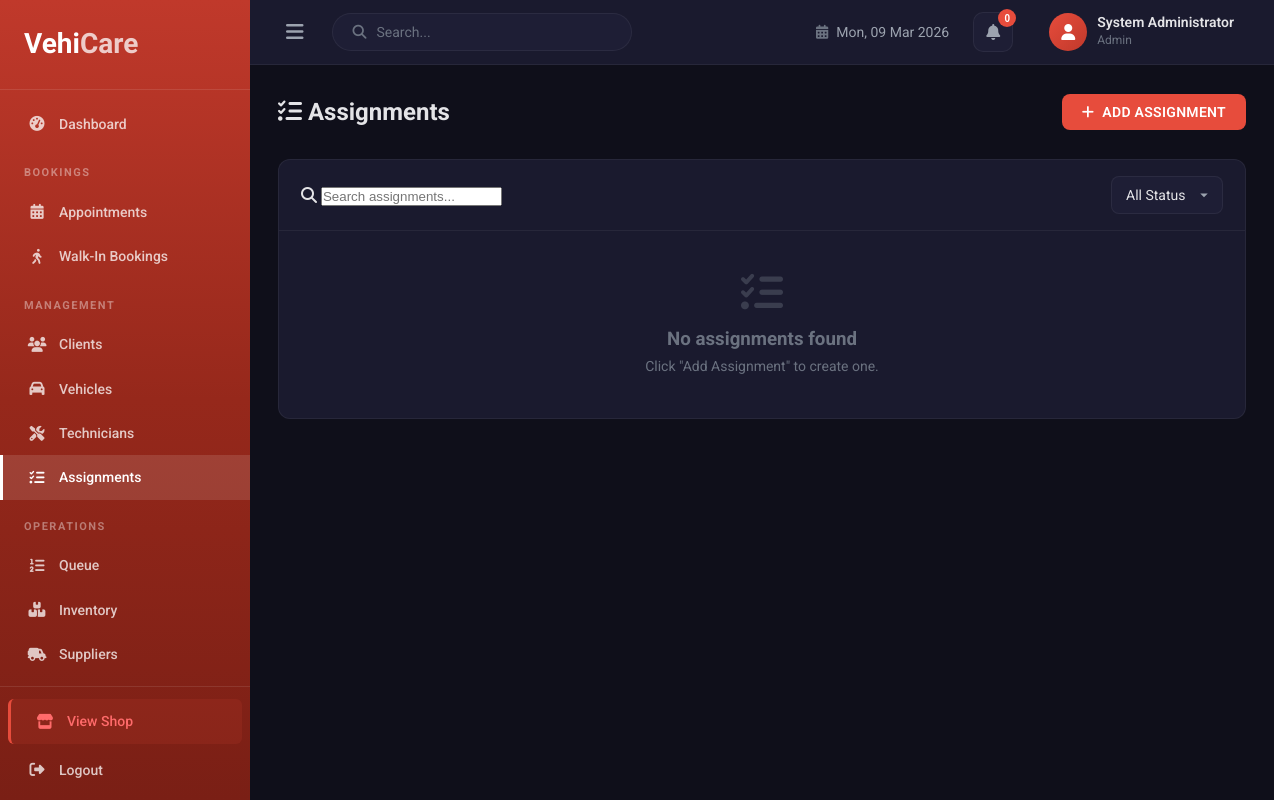
/admins/assignments.php (signed in), run on an earlier commit of the app's database.
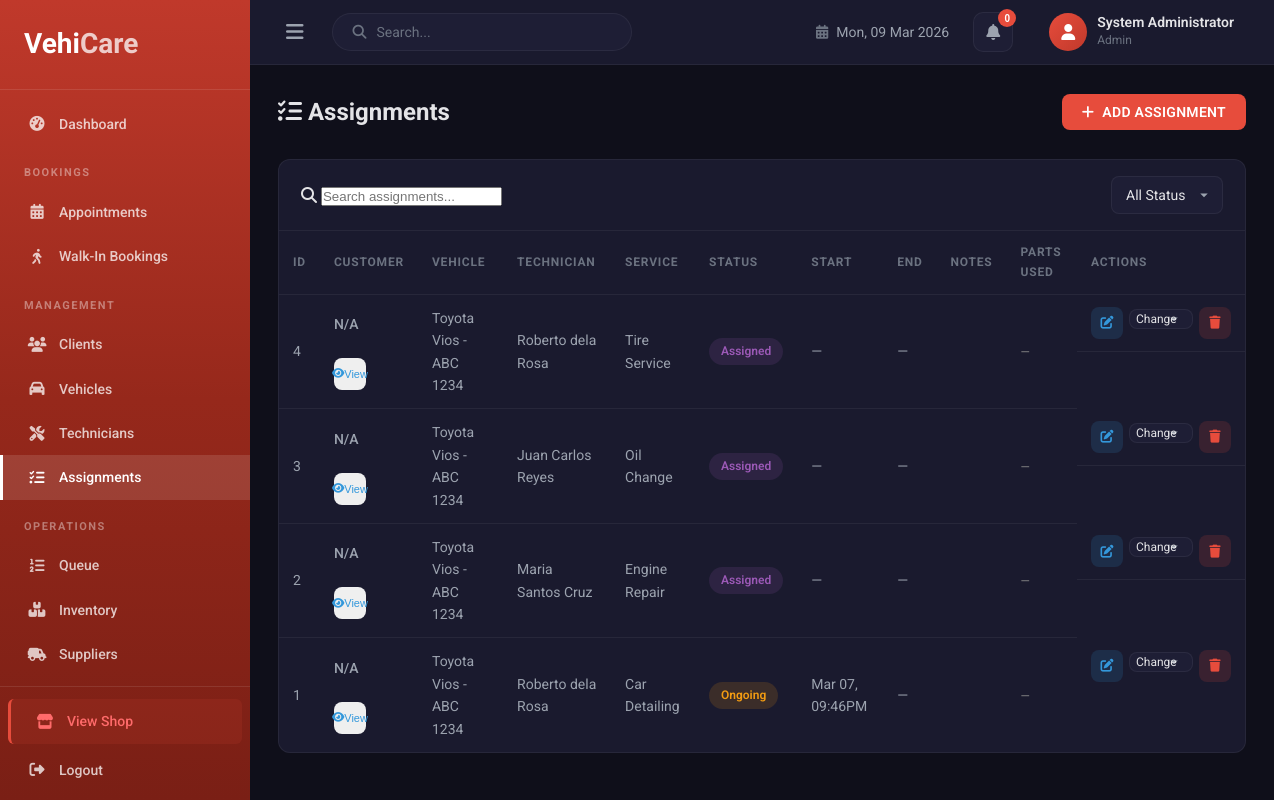
And on a later commit of the database.
### tables this page shows
CREATE TABLE `assignments` (
  `assignment_id` int(11) NOT NULL,
  `appointment_id` int(11) DEFAULT NULL,
  `vehicle_id` int(11) NOT NULL,
  `technician_id` int(11) NOT NULL,
  `service_id` int(11) NOT NULL,
  `status` enum('Assigned','Ongoing','Finished') DEFAULT 'Assigned',
  `start_time` datetime DEFAULT NULL,
  `end_time` datetime DEFAULT NULL,
  `notes` text DEFAULT NULL
);

CREATE TABLE `vehicles` (
  `vehicle_id` int(11) NOT NULL,
  `client_id` int(11) NOT NULL,
  `plate_number` varchar(50) NOT NULL,
  `vin` varchar(17) DEFAULT NULL,
  `make` varchar(100) DEFAULT NULL,
  `model` varchar(100) DEFAULT NULL,
  `year` year(4) DEFAULT NULL,
  `color` varchar(50) DEFAULT NULL,
  `status` enum('active','in_service','completed','released') DEFAULT 'active',
  `created_at` timestamp NOT NULL DEFAULT current_timestamp()
);

CREATE TABLE `users` (
  `user_id` int(11) NOT NULL,
  `full_name` varchar(150) NOT NULL,
  `email` varchar(150) NOT NULL,
  `password_hash` varchar(255) NOT NULL,
  `role` enum('admin','staff','technician','customer') NOT NULL,
  `status` enum('active','inactive') DEFAULT 'active',
  `created_at` timestamp NOT NULL DEFAULT current_timestamp()
);

CREATE TABLE `services` (
  `service_id` int(11) NOT NULL,
  `service_name` varchar(150) NOT NULL,
  `description` text DEFAULT NULL,
  `base_price` decimal(10,2) NOT NULL,
  `estimated_duration` int(11) DEFAULT NULL COMMENT 'Duration in minutes',
  `created_at` timestamp NOT NULL DEFAULT current_timestamp()
);

### admins/assignments.php (the view, shortened to what the changed rows need)
<?php
require_once __DIR__ . '/../includes/db.php';
$assignments = $pdo->query("SELECT a.*, v.plate_number, v.make, v.model, v.year, v.color, u.full_name AS technician_name, s.service_name, s.base_price,
    c.full_name AS customer_name, c.email AS customer_email, c.user_id AS customer_id,
    ap.appointment_date, ap.status AS appointment_status
    FROM assignments a
    LEFT JOIN vehicles v ON a.vehicle_id = v.vehicle_id
    LEFT JOIN users u ON a.technician_id = u.user_id
    LEFT JOIN services s ON a.service_id = s.service_id
    LEFT JOIN users c ON v.client_id = c.user_id
    LEFT JOIN appointments ap ON a.appointment_id = ap.appointment_id
    ORDER BY a.assignment_id DESC")->fetchAll();
$admin_parts = [];
?>
<!DOCTYPE html>
<html lang="en">
<head>
    <link rel="stylesheet" href="../includes/style/admin.css">
    <link rel="stylesheet" href="https://cdnjs.cloudflare.com/ajax/libs/font-awesome/6.5.1/css/all.min.css">
</head>
<body class="admin-body">
<div class="admin-layout">
    <main class="admin-main">
        <div class="admin-content">
            <div class="page-header">
                <h2><i class="fas fa-tasks"></i> Assignments</h2>
            </div>
            <div class="admin-card">
                <?php if (count($assignments) > 0): ?>
                <div class="table-responsive">
                    <table class="admin-table" id="assignmentsTable">
                        <thead><tr><th>ID</th><th>Customer</th><th>Vehicle</th><th>Technician</th><th>Service</th><th>Status</th><th>Start</th><th>End</th><th>Notes</th><th>Parts Used</th><th>Actions</th></tr></thead>
                        <tbody>
                        <?php foreach ($assignments as $row): ?>
                        <tr data-status="<?= htmlspecialchars($row['status']) ?>">
                            <td><?= $row['assignment_id'] ?></td>
                            <td>
                                <span style="font-weight:500;"><?= htmlspecialchars($row['customer_name'] ?? 'N/A') ?></span><br>
                                <br><button type="button" class="btn-icon" style="color:#3498db;font-size:11px;padding:2px 6px;" onclick="viewCustomer(<?= (int)$row['assignment_id'] ?>)"><i class="fas fa-eye"></i> View</button>
                            </td>
                            <td><?= htmlspecialchars(($row['make'] ?? '') . ' ' . ($row['model'] ?? '') . ' - ' . ($row['plate_number'] ?? 'N/A')) ?></td>
                            <td><?= htmlspecialchars($row['technician_name'] ?? 'N/A') ?></td>
                            <td><?= htmlspecialchars($row['service_name'] ?? 'N/A') ?></td>
                            <td>
                                <?php $st = $row['status'] ?? 'Assigned';
                                $bc = 'badge-assigned';
                                if ($st === 'Ongoing') $bc = 'badge-ongoing';
                                elseif ($st === 'Finished') $bc = 'badge-finished'; ?>
                                <span class="badge <?= $bc ?>"><?= htmlspecialchars($st) ?></span>
                            </td>
                            <td><?= $row['start_time'] ? date('M d, h:iA', strtotime($row['start_time'])) : '—' ?></td>
                            <td><?= $row['end_time'] ? date('M d, h:iA', strtotime($row['end_time'])) : '—' ?></td>
                            <td><?= htmlspecialchars(mb_strimwidth($row['notes'] ?? '', 0, 40, '...')) ?></td>
                            <td>
                                <?php $ap = $admin_parts[$row['assignment_id']] ?? []; ?>
                                <?php if (!empty($ap)): ?>
                                    <?php $pt = 0; foreach ($ap as $pp): $pt += $pp['quantity'] * $pp['unit_price']; ?>
                                    <div style="font-size:12px;white-space:nowrap;"><?= htmlspecialchars($pp['item_name']) ?> x<?= $pp['quantity'] ?></div>
                                    <?php endforeach; ?>
                                    <div style="font-size:11px;font-weight:600;color:#8e44ad;margin-top:2px;">Total: ₱<?= number_format($pt, 2) ?></div>
                                <?php else: ?>
                                    <span style="color:#888;font-size:12px;">—</span>
                                <?php endif; ?>
                            </td>
                            <td class="action-btns">
                                <button class="btn-icon btn-edit" onclick="editAssignment(<?= $row['assignment_id'] ?>, <?= $row['vehicle_id'] ?>, <?= $row['technician_id'] ?>, <?= $row['service_id'] ?>, '<?= htmlspecialchars($row['status'], ENT_QUOTES) ?>', '<?= htmlspecialchars(addslashes($row['notes'] ?? ''), ENT_QUOTES) ?>')"><i class="fas fa-edit"></i></button>
                                <form method="POST" style="display:inline" class="status-form">
                                    <select name="status" class="form-control form-control-sm" onchange="this.form.submit()" style="width:auto;display:inline-block;padding:2px 6px;font-size:12px;">
                                        <option value="" disabled selected>Change</option>
                                    </select>
                                </form>
                                <form method="POST" style="display:inline" onsubmit="return confirm('Delete this assignment?')">
                                    <button type="submit" class="btn-icon btn-delete"><i class="fas fa-trash"></i></button>
                                </form>
                            </td>
                        </tr>
                        <?php endforeach; ?>
                        </tbody>
                    </table>
                </div>
                <?php else: ?>
                <div class="empty-state"><i class="fas fa-tasks"></i><h3>No assignments found</h3><p>Click "Add Assignment" to create one.</p></div>
                <?php endif; ?>
            </div>
        </div>
    </main>
</div>
</body>
</html>

What changed in the data, as far as the page shows it:
added assignments: assignment_id "4", customer_name "N/A", vehicle.plate_number "Toyota Vios - ABC 1234", technician.full_name "Roberto dela Rosa", service.service_name "Tire Service", status "Assigned"
added assignments: assignment_id "3", customer_name "N/A", vehicle.plate_number "Toyota Vios - ABC 1234", technician.full_name "Juan Carlos Reyes", service.service_name "Oil Change", status "Assigned"
added assignments: assignment_id "2", customer_name "N/A", vehicle.plate_number "Toyota Vios - ABC 1234", technician.full_name "Maria Santos Cruz", service.service_name "Engine Repair", status "Assigned"
added assignments: assignment_id "1", customer_name "N/A", vehicle.plate_number "Toyota Vios - ABC 1234", technician.full_name "Roberto dela Rosa", service.service_name "Car Detailing", status "Ongoing", start_time "Mar 07, 09:46PM"
Also different on the page:
text no longer shown: "No assignments found Click \"Add Assignment\" to create one."
text now shown: "ID CUSTOMER VEHICLE TECHNICIAN SERVICE STATUS START END NOTES PARTS USED ACTIONS"
